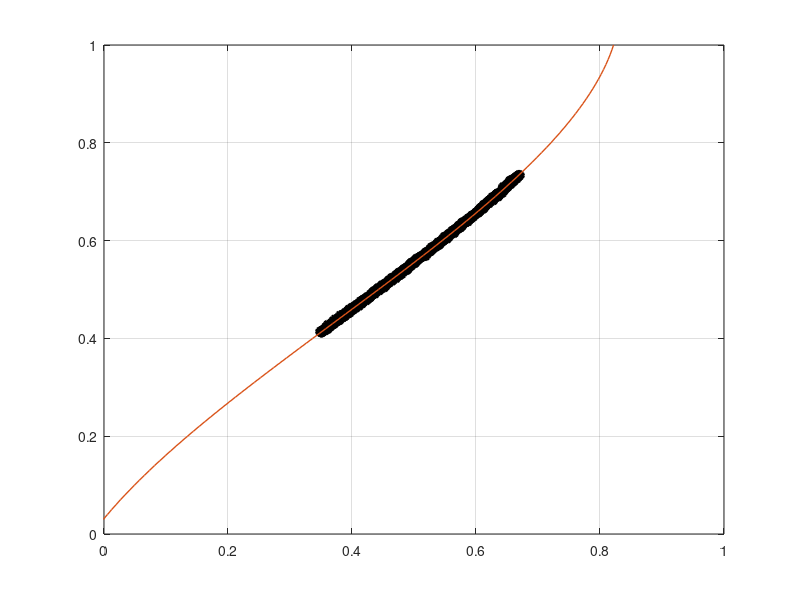

The MATLAB script that drew this image:
function p = ps_bp1()
Ia=[0.412898,0.413927,0.414796,0.412784,0.414973,0.416455,0.415827,0.421316,0.420456,0.418651,0.416932,0.423656,0.422405,0.425468,0.423473,0.422149,0.424846,0.429370,0.427256,0.428391,0.426945,0.430503,0.429659,0.429547,0.431031,0.430436,0.432268,0.431287,0.436039,0.434651,0.435683,0.432688,0.436955,0.438654,0.437603,0.437230,0.437980,0.438697,0.441768,0.442421,0.444253,0.444467,0.443699,0.446461,0.447590,0.446735,0.446066,0.448386,0.447692,0.448701,0.447907,0.452151,0.452247,0.453035,0.451624,0.454272,0.455656,0.456253,0.456347,0.455408,0.459533,0.458372,0.457286,0.458206,0.461785,0.461697,0.462218,0.463199,0.463999,0.463078,0.465777,0.467847,0.465320,0.466916,0.469338,0.469387,0.471113,0.471717,0.471938,0.472675,0.476530,0.475875,0.475069,0.477940,0.477750,0.476404,0.476091,0.480010,0.478960,0.480928,0.478923,0.480849,0.480664,0.485458,0.483924,0.488157,0.484376,0.484625,0.485770,0.485035,0.491387,0.489724,0.490622,0.490628,0.491321,0.491958,0.492227,0.493087,0.493234,0.496316,0.494172,0.497509,0.498046,0.498730,0.499325,0.502454,0.502135,0.504977,0.502112,0.502761,0.506957,0.506146,0.505302,0.507531,0.506847,0.506870,0.508614,0.508172,0.508609,0.512436,0.513881,0.514248,0.512133,0.512177,0.517501,0.514816,0.515619,0.518308,0.518071,0.515888,0.520372,0.523092,0.521352,0.523282,0.521778,0.525310,0.524848,0.523829,0.528598,0.528541,0.529914,0.530316,0.529942,0.531500,0.530079,0.534357,0.531433,0.532622,0.533940,0.535342,0.539896,0.539653,0.536507,0.541169,0.542573,0.541010,0.540017,0.541619,0.542140,0.542329,0.543970,0.543120,0.548210,0.544642,0.547942,0.549571,0.549018,0.550945,0.548855,0.550889,0.551003,0.553804,0.553693,0.555380,0.553915,0.557927,0.555465,0.554630,0.560198,0.558707,0.562687,0.559981,0.558961,0.560757,0.564277,0.565938,0.562122,0.567151,0.568052,0.566133,0.569129,0.569922,0.570258,0.570484,0.573321,0.574176,0.571714,0.572308,0.574489,0.576353,0.575279,0.576182,0.579035,0.577562,0.578891,0.582517,0.581827,0.581370,0.583128,0.585725,0.584735,0.585167,0.587138,0.588270,0.588209,0.590858,0.588473,0.590765,0.593579,0.593436,0.592458,0.594131,0.595997,0.595169,0.597378,0.598796,0.599983,0.598444,0.601281,0.599662,0.603279,0.601982,0.604426,0.604851,0.606890,0.606804,0.606106,0.608507,0.608061,0.609125,0.607955,0.611772,0.612961,0.612889,0.616051,0.613517,0.616030,0.619331,0.619732,0.620055,0.619052,0.620182,0.618744,0.622323,0.620785,0.622844,0.625494,0.624147,0.626738,0.629173,0.626290,0.627217,0.629654,0.627605,0.628582,0.630770,0.630158,0.633335,0.633019,0.635913,0.637598,0.637107,0.634711,0.637829,0.638216,0.639416,0.639762,0.642138,0.641298,0.641115,0.643161,0.645084,0.643995,0.645407,0.645741,0.646383,0.649069,0.649843,0.650269,0.649785,0.654429,0.650555,0.652934,0.657706,0.656585,0.656726,0.658260,0.658893,0.660596,0.661554,0.660387,0.660959,0.664661,0.661757,0.665513,0.663369,0.665521,0.665050,0.666304,0.667204,0.667936,0.667840,0.671617,0.669379,0.672710,0.672725,0.672750,0.673822,0.674223,0.675941,0.675789,0.676713,0.678519,0.681360,0.680519,0.677964,0.682027,0.682566,0.683682,0.682762,0.687066,0.688485,0.685450,0.689327,0.688188,0.690726,0.690080,0.694264,0.693129,0.693068,0.694740,0.692734,0.694916,0.696379,0.695462,0.697970,0.698740,0.698395,0.702162,0.702721,0.701999,0.702704,0.706336,0.703608,0.704840,0.706923,0.706920,0.708636,0.707772,0.712257,0.710582,0.710068,0.709624,0.713369,0.713942,0.714062,0.712673,0.714168,0.715959,0.720201,0.717493,0.719652,0.718988,0.717831,0.721957,0.723627,0.722340,0.721810,0.722545,0.724162,0.724237,0.727389,0.727466,0.726543,0.729879,0.728442,0.729330,0.733599,0.733445,0.732488,];
Ie=[0.350412,0.349256,0.351448,0.351029,0.352905,0.356056,0.353004,0.357971,0.361160,0.359084,0.354324,0.362527,0.361719,0.365430,0.360925,0.357673,0.364346,0.367959,0.361092,0.366006,0.364165,0.367931,0.366851,0.369716,0.370426,0.369142,0.371771,0.371309,0.373965,0.369477,0.375838,0.369605,0.374184,0.372901,0.375856,0.378771,0.376508,0.379924,0.380084,0.381874,0.385464,0.383570,0.384958,0.381027,0.386453,0.387820,0.388510,0.388210,0.387301,0.387840,0.385056,0.389249,0.393048,0.396019,0.394017,0.392479,0.396696,0.397013,0.396392,0.394750,0.402006,0.394859,0.397331,0.399399,0.401637,0.403590,0.399592,0.406256,0.403528,0.403116,0.405839,0.406995,0.406151,0.411212,0.408944,0.411014,0.412506,0.415785,0.413873,0.416016,0.418230,0.416930,0.413558,0.422498,0.418366,0.416995,0.415766,0.420848,0.418647,0.423877,0.420062,0.425376,0.422547,0.428350,0.424364,0.431125,0.427454,0.428984,0.428210,0.427166,0.433901,0.430209,0.432161,0.432434,0.434310,0.436880,0.435095,0.434200,0.436792,0.436134,0.433936,0.437931,0.440991,0.443958,0.439849,0.443298,0.446725,0.452068,0.444913,0.442218,0.452683,0.449757,0.448777,0.449032,0.450845,0.448337,0.454401,0.450315,0.448753,0.455809,0.457265,0.458566,0.455570,0.453997,0.459558,0.460112,0.458650,0.459683,0.464368,0.458221,0.465315,0.464027,0.464272,0.470742,0.463870,0.470718,0.469364,0.466267,0.471205,0.471446,0.476879,0.475508,0.476544,0.474122,0.475383,0.477962,0.477188,0.480137,0.475758,0.478502,0.483510,0.482559,0.481711,0.485719,0.489793,0.488325,0.487524,0.484518,0.488377,0.488657,0.489831,0.487247,0.492050,0.488168,0.492371,0.493897,0.495282,0.493697,0.492258,0.495177,0.495611,0.499477,0.495943,0.500350,0.495765,0.502472,0.497856,0.501444,0.503103,0.503551,0.504078,0.503017,0.503858,0.504651,0.508932,0.510947,0.507013,0.511363,0.512950,0.509736,0.518588,0.515106,0.518187,0.516253,0.517898,0.521062,0.518090,0.518756,0.520570,0.521505,0.519381,0.520873,0.526483,0.524029,0.525905,0.527702,0.526149,0.527182,0.529745,0.528367,0.530606,0.528783,0.533340,0.535420,0.532976,0.538642,0.533069,0.535984,0.541525,0.538962,0.540376,0.540267,0.539280,0.538946,0.543079,0.544204,0.546652,0.543305,0.547810,0.545768,0.548234,0.546062,0.553309,0.550393,0.548989,0.553980,0.551839,0.556091,0.550608,0.554105,0.554285,0.557332,0.557030,0.555953,0.563671,0.557669,0.564711,0.562286,0.565981,0.564186,0.564518,0.563978,0.561564,0.566126,0.565720,0.566651,0.569431,0.570124,0.573106,0.572004,0.571401,0.572376,0.573638,0.575130,0.573376,0.576907,0.572767,0.577286,0.578099,0.577360,0.581768,0.579250,0.578836,0.583127,0.581820,0.586631,0.585273,0.587288,0.586641,0.584182,0.587152,0.589443,0.588776,0.588206,0.591210,0.591955,0.593413,0.593261,0.594547,0.595902,0.599018,0.593558,0.597012,0.603378,0.600189,0.600573,0.604134,0.602485,0.605305,0.604769,0.604438,0.605819,0.607262,0.604557,0.611478,0.607267,0.607713,0.606803,0.610162,0.608861,0.609393,0.613236,0.614799,0.612696,0.612627,0.614767,0.615473,0.616308,0.616603,0.617104,0.618148,0.620745,0.619019,0.622883,0.620728,0.618646,0.622192,0.622679,0.627848,0.627555,0.626571,0.628478,0.626296,0.628938,0.626480,0.635780,0.632872,0.634745,0.636788,0.632308,0.634250,0.635027,0.633904,0.636095,0.634935,0.642294,0.640168,0.639954,0.643853,0.641761,0.642384,0.643535,0.646194,0.643766,0.646013,0.646998,0.644112,0.647666,0.645947,0.650354,0.650101,0.650357,0.644134,0.652271,0.651896,0.649798,0.650469,0.652160,0.655764,0.658332,0.655131,0.656694,0.654862,0.653568,0.657715,0.657686,0.660379,0.654731,0.660945,0.660809,0.659122,0.663319,0.665655,0.662752,0.665604,0.665198,0.664863,0.669265,0.669996,0.668340,];
p=polyfit(Ia,Ie,3);
xi = 0:0.01:1;
yi = polyval(p,xi);
plot(Ie, Ia,'o','LineWidth',2,'Color',[0 0 0]);
hold on;
plot(yi,xi,'LineWidth',1);
axis([0,1,0,1]);
grid on;
hold off;